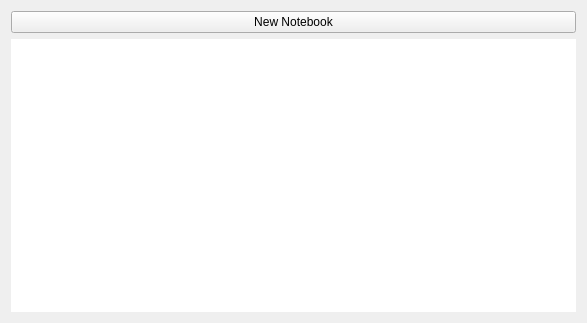
<?xml version="1.0" encoding="UTF-8"?>
<ui version="4.0">
 <author>Alex R</author>
 <comment>
Copyright (C) 2010 Alex R burbulator@gmail.com

This file is part of Qvernote.

Qvernote is free software: you can redistribute it and/or modify
it under the terms of the GNU General Public License as published by
the Free Software Foundation, either version 3 of the License, or
(at your option) any later version.

Qvernote is distributed in the hope that it will be useful,
but WITHOUT ANY WARRANTY; without even the implied warranty of
MERCHANTABILITY or FITNESS FOR A PARTICULAR PURPOSE.  See the
GNU General Public License for more details.

You should have received a copy of the GNU General Public License
along with Qvernote.  If not, see http://www.gnu.org/licenses/.
 </comment>
 <class>QNotebookViewClass</class>
 <widget class="QWidget" name="QNotebookViewClass">
  <property name="geometry">
   <rect>
    <x>0</x>
    <y>0</y>
    <width>587</width>
    <height>323</height>
   </rect>
  </property>
  <property name="windowTitle">
   <string>QNotebookView</string>
  </property>
  <layout class="QGridLayout" name="gridLayout">
   <item row="0" column="0">
    <widget class="QPushButton" name="pbNewNotebook">
     <property name="text">
      <string>New Notebook</string>
     </property>
     <property name="icon">
      <iconset resource="Resources/Icons.qrc">
       <normaloff>:/IconAdd/general_add.png</normaloff>:/IconAdd/general_add.png</iconset>
     </property>
     <property name="iconSize">
      <size>
       <width>32</width>
       <height>32</height>
      </size>
     </property>
    </widget>
   </item>
   <item row="1" column="0">
    <widget class="QListWidget" name="lvNotebookList">
     <property name="frameShape">
      <enum>QFrame::NoFrame</enum>
     </property>
     <property name="verticalScrollBarPolicy">
      <enum>Qt::ScrollBarAlwaysOff</enum>
     </property>
     <property name="horizontalScrollBarPolicy">
      <enum>Qt::ScrollBarAlwaysOff</enum>
     </property>
     <property name="autoScroll">
      <bool>false</bool>
     </property>
    </widget>
   </item>
  </layout>
 </widget>
 <layoutdefault spacing="6" margin="11"/>
 <resources>
  <include location="Resources/Icons.qrc"/>
 </resources>
 <connections/>
</ui>
